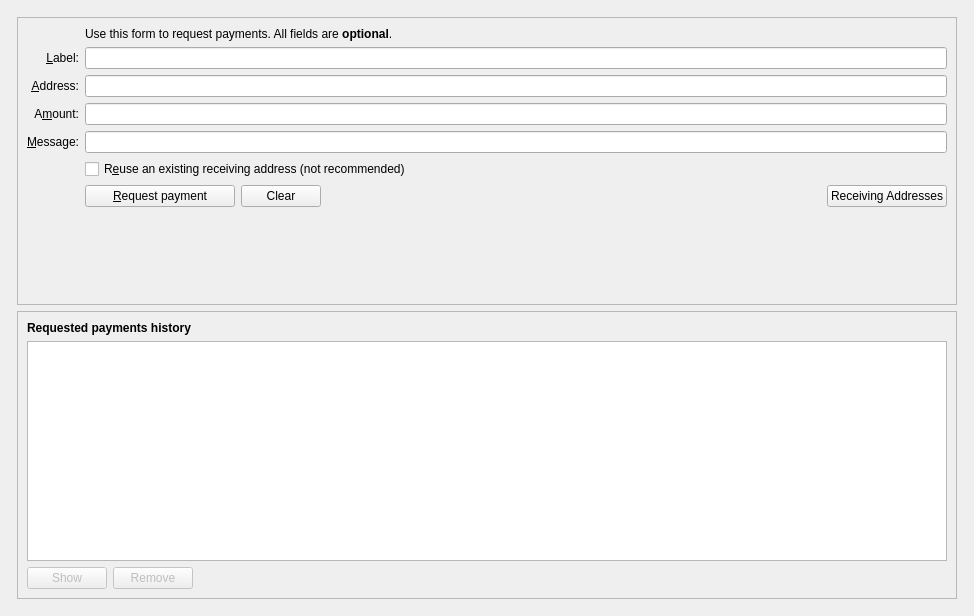
<?xml version="1.0" encoding="UTF-8"?>
<ui version="4.0">
 <class>ReceiveCoinsDialog</class>
 <widget class="QWidget" name="ReceiveCoinsDialog">
  <property name="geometry">
   <rect>
    <x>0</x>
    <y>0</y>
    <width>974</width>
    <height>616</height>
   </rect>
  </property>
  <layout class="QVBoxLayout" name="verticalLayout" stretch="0">
   <item>
    <layout class="QVBoxLayout" name="verticalLayout_Master" stretch="0,1">
     <property name="spacing">
      <number>0</number>
     </property>
     <item>
      <widget class="QFrame" name="frame_Header">
       <layout class="QVBoxLayout" name="verticalLayout_8">
        <property name="leftMargin">
         <number>0</number>
        </property>
        <property name="topMargin">
         <number>0</number>
        </property>
        <property name="rightMargin">
         <number>0</number>
        </property>
        <property name="bottomMargin">
         <number>0</number>
        </property>
        <item>
         <layout class="QHBoxLayout" name="horizontalLayout_Header" stretch=""/>
        </item>
       </layout>
      </widget>
     </item>
     <item>
      <widget class="QFrame" name="frame_BG">
       <layout class="QVBoxLayout" name="verticalLayout_5">
        <property name="leftMargin">
         <number>6</number>
        </property>
        <property name="topMargin">
         <number>6</number>
        </property>
        <property name="rightMargin">
         <number>6</number>
        </property>
        <property name="bottomMargin">
         <number>6</number>
        </property>
        <item>
         <widget class="QFrame" name="frame2">
          <property name="sizePolicy">
           <sizepolicy hsizetype="Preferred" vsizetype="Expanding">
            <horstretch>0</horstretch>
            <verstretch>0</verstretch>
           </sizepolicy>
          </property>
          <property name="frameShape">
           <enum>QFrame::StyledPanel</enum>
          </property>
          <property name="frameShadow">
           <enum>QFrame::Sunken</enum>
          </property>
          <layout class="QVBoxLayout" name="verticalLayout_3">
           <item>
            <layout class="QGridLayout" name="gridLayout">
             <item row="2" column="2">
              <widget class="QLabel" name="label_5">
               <property name="text">
                <string>Use this form to request payments. All fields are &lt;b&gt;optional&lt;/b&gt;.</string>
               </property>
              </widget>
             </item>
             <item row="4" column="0">
              <widget class="QLabel" name="label_2">
               <property name="toolTip">
                <string>An optional label to associate with the new receiving address.</string>
               </property>
               <property name="text">
                <string>&amp;Label:</string>
               </property>
               <property name="alignment">
                <set>Qt::AlignRight|Qt::AlignTrailing|Qt::AlignVCenter</set>
               </property>
               <property name="buddy">
                <cstring>reqLabel</cstring>
               </property>
              </widget>
             </item>
             <item row="4" column="2">
              <widget class="QLineEdit" name="reqLabel">
               <property name="toolTip">
                <string>An optional label to associate with the new receiving address.</string>
               </property>
              </widget>
             </item>
             <item row="5" column="0">
              <widget class="QLabel" name="label">
               <property name="toolTip">
                <string>Your receiving address. You can copy and use it to receive coins on this wallet. A new one will be generated once it is used.</string>
               </property>
               <property name="text">
                <string>&amp;Address:</string>
               </property>
               <property name="alignment">
                <set>Qt::AlignRight|Qt::AlignTrailing|Qt::AlignVCenter</set>
               </property>
               <property name="buddy">
                <cstring>reqAddress</cstring>
               </property>
              </widget>
             </item>
             <item row="5" column="2">
              <widget class="QLineEdit" name="reqAddress">
               <property name="minimumSize">
                <size>
                 <width>80</width>
                 <height>0</height>
                </size>
               </property>
               <property name="toolTip">
                <string>Your receiving address. You can copy and use it to receive coins on this wallet. A new one will be generated once it is used.</string>
               </property>
               <property name="readOnly">
                <bool>true</bool>
               </property>
              </widget>
             </item>
             <item row="6" column="0">
              <widget class="QLabel" name="label">
               <property name="toolTip">
                <string>An optional amount to request. Leave this empty or zero to not request a specific amount.</string>
               </property>
               <property name="text">
                <string>A&amp;mount:</string>
               </property>
               <property name="alignment">
                <set>Qt::AlignRight|Qt::AlignTrailing|Qt::AlignVCenter</set>
               </property>
               <property name="buddy">
                <cstring>reqAmount</cstring>
               </property>
              </widget>
             </item>
             <item row="6" column="2">
              <widget class="BitcoinAmountField" name="reqAmount">
               <property name="minimumSize">
                <size>
                 <width>80</width>
                 <height>0</height>
                </size>
               </property>
               <property name="toolTip">
                <string>An optional amount to request. Leave this empty or zero to not request a specific amount.</string>
               </property>
              </widget>
             </item>
             <item row="7" column="0">
              <widget class="QLabel" name="label_3">
               <property name="toolTip">
                <string>An optional message to attach to the payment request, which will be displayed when the request is opened. Note: The message will not be sent with the payment over the Zenon network.</string>
               </property>
               <property name="text">
                <string>&amp;Message:</string>
               </property>
               <property name="alignment">
                <set>Qt::AlignRight|Qt::AlignTrailing|Qt::AlignVCenter</set>
               </property>
               <property name="buddy">
                <cstring>reqMessage</cstring>
               </property>
              </widget>
             </item>
             <item row="7" column="2">
              <widget class="QLineEdit" name="reqMessage">
               <property name="toolTip">
                <string>An optional message to attach to the payment request, which will be displayed when the request is opened.&lt;br&gt;Note: The message will not be sent with the payment over the Zenon network.</string>
               </property>
              </widget>
             </item>
             <item row="8" column="0">
              <widget class="QLabel" name="label_4">
               <property name="text">
                <string/>
               </property>
              </widget>
             </item>
             <item row="8" column="2">
              <widget class="QCheckBox" name="reuseAddress">
               <property name="toolTip">
                <string>Reuse one of the previously used receiving addresses.&lt;br&gt;Reusing addresses has security and privacy issues.&lt;br&gt;Do not use this unless re-generating a payment request made before.</string>
               </property>
               <property name="text">
                <string>R&amp;euse an existing receiving address (not recommended)</string>
               </property>
              </widget>
             </item>
             <item row="9" column="0">
              <widget class="QLabel" name="label_7">
               <property name="text">
                <string/>
               </property>
              </widget>
             </item>
             <item row="9" column="2">
              <layout class="QHBoxLayout" name="horizontalLayout">
               <item>
                <widget class="QPushButton" name="receiveButton">
                 <property name="minimumSize">
                  <size>
                   <width>150</width>
                   <height>0</height>
                  </size>
                 </property>
                 <property name="text">
                  <string>&amp;Request payment</string>
                 </property>
                 <property name="icon">
                  <iconset resource="../Zenon.qrc">
                   <normaloff>:/icons/receiving_addresses</normaloff>:/icons/receiving_addresses</iconset>
                 </property>
                </widget>
               </item>
               <item>
                <widget class="QPushButton" name="clearButton">
                 <property name="sizePolicy">
                  <sizepolicy hsizetype="Minimum" vsizetype="Fixed">
                   <horstretch>0</horstretch>
                   <verstretch>0</verstretch>
                  </sizepolicy>
                 </property>
                 <property name="toolTip">
                  <string>Clear all fields of the form.</string>
                 </property>
                 <property name="text">
                  <string>Clear</string>
                 </property>
                 <property name="icon">
                  <iconset resource="../Zenon.qrc">
                   <normaloff>:/icons/remove</normaloff>:/icons/remove</iconset>
                 </property>
                 <property name="autoDefault">
                  <bool>false</bool>
                 </property>
                </widget>
               </item>
               <item>
                <spacer name="horizontalSpacer">
                 <property name="orientation">
                  <enum>Qt::Horizontal</enum>
                 </property>
                 <property name="sizeHint" stdset="0">
                  <size>
                   <width>40</width>
                   <height>20</height>
                  </size>
                 </property>
                </spacer>
               </item>
               <item>
                <widget class="QPushButton" name="receivingAddressesButton">
                 <property name="text">
                  <string>Receiving Addresses</string>
                 </property>
                 <property name="icon">
                  <iconset resource="../Zenon.qrc">
                   <normaloff>:/icons/address-book</normaloff>:/icons/address-book</iconset>
                 </property>
                 <property name="autoDefault">
                  <bool>false</bool>
                 </property>
                </widget>
               </item>
              </layout>
             </item>
             <item row="10" column="2">
              <spacer name="verticalSpacer">
               <property name="orientation">
                <enum>Qt::Vertical</enum>
               </property>
               <property name="sizeHint" stdset="0">
                <size>
                 <width>20</width>
                 <height>40</height>
                </size>
               </property>
              </spacer>
             </item>
            </layout>
           </item>
          </layout>
         </widget>
        </item>
        <item>
         <widget class="QFrame" name="frame">
          <property name="sizePolicy">
           <sizepolicy hsizetype="Preferred" vsizetype="Expanding">
            <horstretch>0</horstretch>
            <verstretch>0</verstretch>
           </sizepolicy>
          </property>
          <property name="frameShape">
           <enum>QFrame::StyledPanel</enum>
          </property>
          <property name="frameShadow">
           <enum>QFrame::Raised</enum>
          </property>
          <layout class="QVBoxLayout" name="verticalLayout_2">
           <item>
            <widget class="QLabel" name="label_6">
             <property name="font">
              <font>
               <weight>75</weight>
               <bold>true</bold>
              </font>
             </property>
             <property name="text">
              <string>Requested payments history</string>
             </property>
            </widget>
           </item>
           <item>
            <widget class="QTableView" name="recentRequestsView">
             <property name="palette">
              <palette>
               <active>
                <colorrole role="Text">
                 <brush brushstyle="SolidPattern">
                  <color alpha="255">
                   <red>51</red>
                   <green>51</green>
                   <blue>51</blue>
                  </color>
                 </brush>
                </colorrole>
               </active>
               <inactive>
                <colorrole role="Text">
                 <brush brushstyle="SolidPattern">
                  <color alpha="255">
                   <red>51</red>
                   <green>51</green>
                   <blue>51</blue>
                  </color>
                 </brush>
                </colorrole>
               </inactive>
               <disabled>
                <colorrole role="Text">
                 <brush brushstyle="SolidPattern">
                  <color alpha="255">
                   <red>85</red>
                   <green>85</green>
                   <blue>85</blue>
                  </color>
                 </brush>
                </colorrole>
               </disabled>
              </palette>
             </property>
             <property name="contextMenuPolicy">
              <enum>Qt::CustomContextMenu</enum>
             </property>
             <property name="tabKeyNavigation">
              <bool>false</bool>
             </property>
             <property name="sortingEnabled">
              <bool>true</bool>
             </property>
            </widget>
           </item>
           <item>
            <layout class="QHBoxLayout" name="horizontalLayout_2">
             <item>
              <widget class="QPushButton" name="showRequestButton">
               <property name="enabled">
                <bool>false</bool>
               </property>
               <property name="toolTip">
                <string>Show the selected request (does the same as double clicking an entry)</string>
               </property>
               <property name="text">
                <string>Show</string>
               </property>
               <property name="icon">
                <iconset resource="../Zenon.qrc">
                 <normaloff>:/icons/edit</normaloff>:/icons/edit</iconset>
               </property>
               <property name="autoDefault">
                <bool>false</bool>
               </property>
              </widget>
             </item>
             <item>
              <widget class="QPushButton" name="removeRequestButton">
               <property name="enabled">
                <bool>false</bool>
               </property>
               <property name="toolTip">
                <string>Remove the selected entries from the list</string>
               </property>
               <property name="text">
                <string>Remove</string>
               </property>
               <property name="icon">
                <iconset resource="../Zenon.qrc">
                 <normaloff>:/icons/remove</normaloff>:/icons/remove</iconset>
               </property>
               <property name="autoDefault">
                <bool>false</bool>
               </property>
              </widget>
             </item>
             <item>
              <spacer name="horizontalSpacer_2">
               <property name="orientation">
                <enum>Qt::Horizontal</enum>
               </property>
               <property name="sizeHint" stdset="0">
                <size>
                 <width>40</width>
                 <height>20</height>
                </size>
               </property>
              </spacer>
             </item>
            </layout>
           </item>
          </layout>
         </widget>
        </item>
       </layout>
      </widget>
     </item>
    </layout>
   </item>
  </layout>
 </widget>
 <customwidgets>
  <customwidget>
   <class>BitcoinAmountField</class>
   <extends>QLineEdit</extends>
   <header>bitcoinamountfield.h</header>
   <container>1</container>
  </customwidget>
 </customwidgets>
 <tabstops>
  <tabstop>reqLabel</tabstop>
  <tabstop>reqAddress</tabstop>
  <tabstop>reqAmount</tabstop>
  <tabstop>reqMessage</tabstop>
  <tabstop>reuseAddress</tabstop>
  <tabstop>receiveButton</tabstop>
  <tabstop>clearButton</tabstop>
  <tabstop>recentRequestsView</tabstop>
  <tabstop>showRequestButton</tabstop>
  <tabstop>removeRequestButton</tabstop>
 </tabstops>
 <resources>
  <include location="../Zenon.qrc"/>
 </resources>
 <connections/>
</ui>
